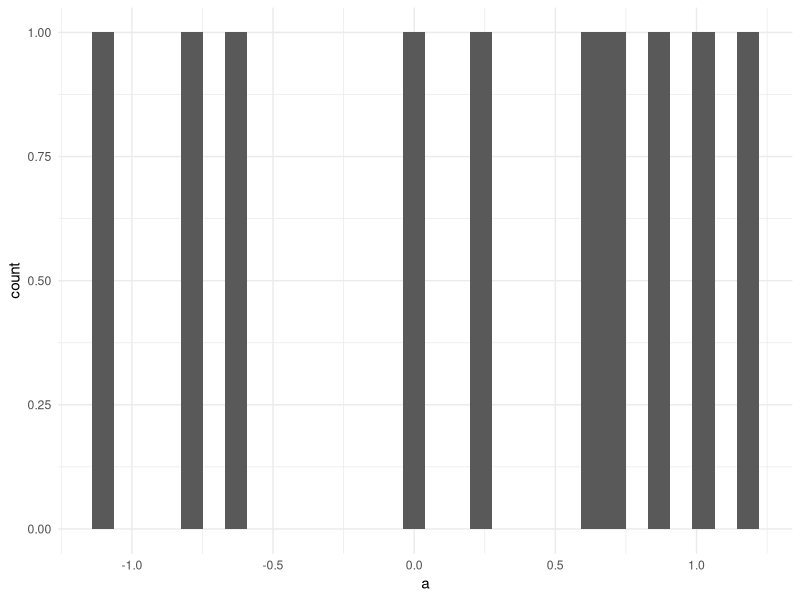

This chart was generated by the following R code:
ds <-  data.frame(a = rnorm(10),
                  b = letters[1:10])

summary(ds)

library(ggplot2)

ggplot(data = ds) +
  geom_histogram(aes(x = a)) +
  theme_minimal()
